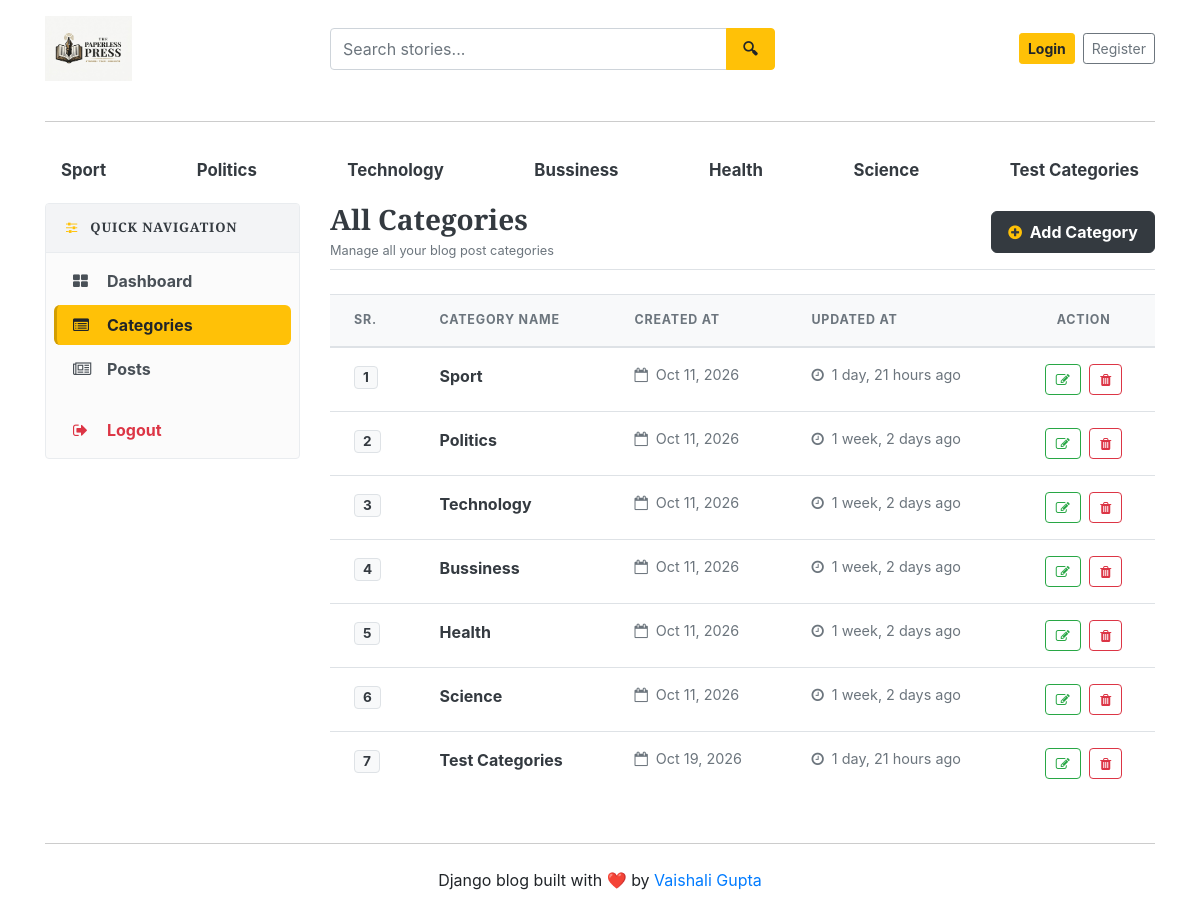
Before: /dashboard/categories/ with the older database file.
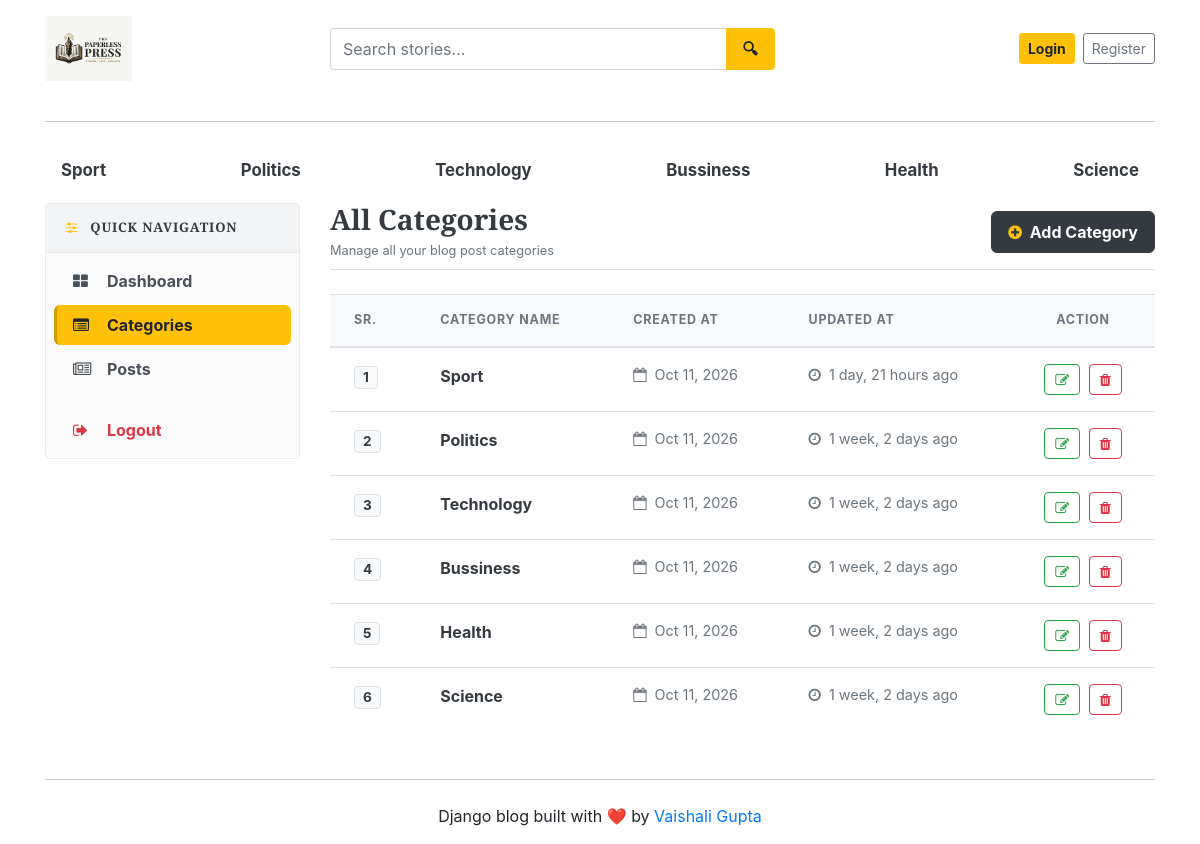
After: the same page with the newer database file.
### blogs/models.py (models this page shows, shortened)
class Category(models.Model):
    category_name=models.CharField(max_length=50, unique=True)
    created_at = models.DateTimeField(auto_now_add=True)
    updated_at = models.DateTimeField(auto_now=True)
    class Meta :
        verbose_name_plural= 'categories'

### dashboards/views.py (the view)
# urls.py: path('categories/', views.categories, name='categories' ),
def categories(request):
    return render(request, 'dashboard/categories.html')

### blogs/context_processors.py (called while the page is built)
def get_categories(request):
    categories=Category.objects.all()
    return dict(categories=categories)

def get_social_links(request):
    social_links = SocialLink.objects.all()
    about = About.objects.first()  # first entry nikal lega
    return dict(social_links=social_links, about=about)

### templates/dashboard/categories.html (shortened to what this page needs)
{% extends 'base.html' %}
{% block content %}
<div class="row">
    {% include 'dashboard/sidebar.html' %}
    <div class="col-md-9 mb-4">
        <div class="d-flex justify-content-between align-items-center mb-4 pb-2 border-bottom">
            <div>
                <h3 class="font-weight-bold text-dark m-0">All Categories</h3>
                <small class="text-muted">Manage all your blog post categories</small>
            </div>
            <a href="{% url 'add_category' %}" class="btn btn-dark font-weight-bold text-white shadow-sm px-3 py-2" style="border-radius: 6px;">
                <i class="fa fa-plus-circle text-warning mr-1"></i> Add Category
            </a>
        </div>
        <div class="card border-0 shadow-sm rounded-lg overflow-hidden">
            <div class="table-responsive">
                <table class="table table-hover align-middle mb-0">
                    <thead style="background-color: #f8f9fa; border-bottom: 2px solid #e9ecef;">
                        <tr>
                            <th scope="col" class="py-3 px-4 text-secondary font-weight-bold text-uppercase" style="font-size: 0.78rem; letter-spacing: 0.8px;">Sr.</th>
                            <th scope="col" class="py-3 px-4 text-secondary font-weight-bold text-uppercase" style="font-size: 0.78rem; letter-spacing: 0.8px;">Category Name</th>
                            <th scope="col" class="py-3 px-4 text-secondary font-weight-bold text-uppercase" style="font-size: 0.78rem; letter-spacing: 0.8px;">Created At</th>
                            <th scope="col" class="py-3 px-4 text-secondary font-weight-bold text-uppercase" style="font-size: 0.78rem; letter-spacing: 0.8px;">Updated At</th>
                            <th scope="col" class="py-3 px-4 text-secondary font-weight-bold text-uppercase text-center" style="font-size: 0.78rem; letter-spacing: 0.8px;">Action</th>
                        </tr>
                    </thead>
                    <tbody>
                        {% for cat in categories %}
                        <tr style="transition: background-color 0.2s ease;">
                            <td class="py-3 px-4 font-weight-bold text-muted">
                                <span class="badge badge-light border text-dark px-2 py-1" style="font-size: 0.85rem;">{{ forloop.counter }}</span>
                            </td>
                            <td class="py-3 px-4 font-weight-bold text-dark">
                                {{ cat.category_name|default:cat }}
                            </td>
                            <td class="py-3 px-4 text-muted" style="font-size: 0.9rem;">
                                <i class="fa fa-calendar-o mr-1 text-secondary"></i> {{ cat.created_at|date:"M d, Y" }}
                            </td>
                            <td class="py-3 px-4 text-muted" style="font-size: 0.9rem;">
                                <i class="fa fa-clock-o mr-1 text-secondary"></i> {{ cat.updated_at|timesince }} ago
                            </td>
                            <td class="py-3 px-4 text-center">
                                <a href="{% url 'edit_category' cat.id %}" class="btn btn-sm btn-outline-success mr-1" title="Edit Category" style="border-radius: 4px; padding: 4px 10px;">
                                    <i class="fa fa-edit"></i>
                                </a>
                                <a href="{% url 'delete_category' cat.id %}" class="btn btn-sm btn-outline-danger" title="Delete Category" style="border-radius: 4px; padding: 4px 10px;" onclick="return confirm('Are you sure you want to delete this category?');">
                                    <i class="fa fa-trash"></i>
                                </a>
                            </td>
                        </tr>
                        {% endfor %}
                    </tbody>
                </table>
            </div>
        </div>
    </div>
</div>
{% endblock %}

### templates/base.html (shortened to what this page needs)
{% load static %}
<!DOCTYPE html>
<html lang="en">
<head>
    <link href="https://getbootstrap.com/docs/4.0/dist/css/bootstrap.min.css" rel="stylesheet">
    <link href="{% static 'css/blog.css' %}" rel="stylesheet">
    <link rel="stylesheet" href="https://cdnjs.cloudflare.com/ajax/libs/font-awesome/4.7.0/css/font-awesome.min.css">
</head>
<body>
    <div class="container">
      <header class="blog-header py-3">
        <div class="row align-items-center">
          <div class="col-6 col-md-3">
            <a href="/" class="d-inline-block">
              <img src="{% static 'images/logo.jpeg' %}"
                   alt="The Paperless Press"
                   style="height: 65px; max-width: 100%; object-fit: contain;">
            </a>
          </div>
          <div class="col-6 col-md-4 order-md-3 d-flex justify-content-end align-items-center">
            {% if not user.is_authenticated %}
              <a class="btn btn-sm btn-warning font-weight-bold mr-2 text-nowrap" href="{% url 'login' %}">Login</a>
              <a class="btn btn-sm btn-outline-secondary text-nowrap" href="{% url 'register' %}">Register</a>
            {% else %}
              <a class="btn btn-sm btn-warning font-weight-bold mr-2 text-nowrap" href="{% url 'dashboard' %}">Dashboard</a>
              <a class="btn btn-sm btn-warning font-weight-bold text-nowrap" href="{% url 'logout' %}">Logout</a>
            {% endif %}
          </div>
          <div class="col-12 col-md-5 order-md-2 mt-3 mt-md-0">
            <form action="{% url 'search' %}" method="GET" class="m-0">
              <div class="input-group">
                <input type="text"
                       class="form-control"
                       name="keyword"
                       value="{{ keyword }}"
                       placeholder="Search stories..."
                       style="height: 42px; border-radius: 4px 0 0 4px; border: 1.5px solid #ced4da;">
                <div class="input-group-append">
                  <button class="btn btn-warning"
                          type="submit"
                          style="height: 42px; padding: 0 16px; border-radius: 0 4px 4px 0; font-weight: 600;">
                    🔍︎
                  </button>
                </div>
              </div>
            </form>
          </div>
        </div>
      </header>
      <hr class="my-4" style="border-top: 1px solid #cccccc;">
      <div class="nav-scroller py-1 mb-2">
        <nav class="nav d-flex justify-content-between">
          {% for cat in categories %}
          <a class="px-3 py-2 text-dark font-weight-bold"
            href="{% url 'posts_by_category' cat.id %}"
            style="font-size: 1.05rem; border-radius: 8px; text-decoration: none; transition: background 0.2s ease;"
            onmouseover="this.style.backgroundColor='#e9ecef';"
            onmouseout="this.style.backgroundColor='transparent';">
               {{cat.category_name}}
          </a>
          {% endfor %}
        </nav>
      </div>
{% block content %}
{% endblock %}
<hr class="my-4" style="border-top: 1px solid #cccccc;">
<footer class="blog-footer text-center">
  <p>Django blog built with ❤️ by <a href="#">Vaishali Gupta</a></p>
</footer>
</body>
</html>

Changed rows visible on the page:
removed Category: category_name "Test Categories", created_at "Oct 19, 2026", updated_at "1 day, 21 hours"
